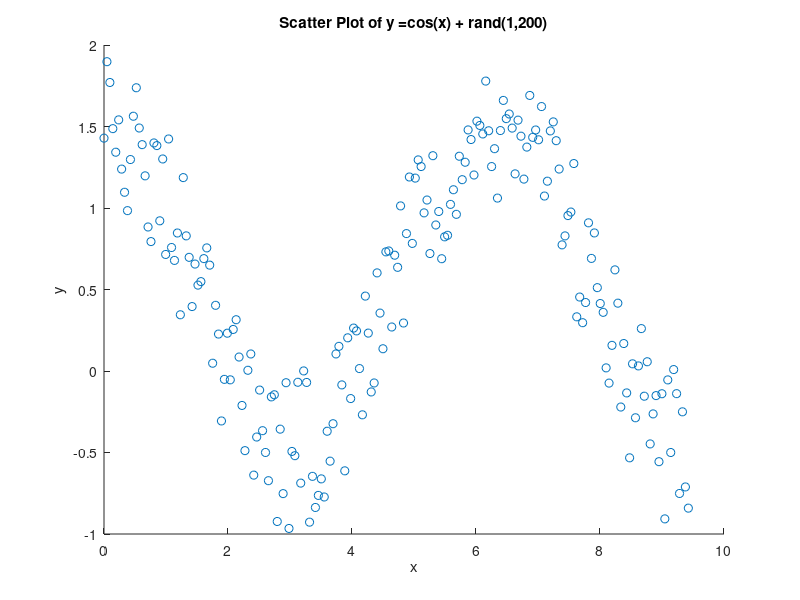

MATLAB code for this plot:


x= 0:3*pi/199:3*pi;
y = cos(x) + rand(1, 200);
scatter(x, y);
title('Scatter Plot of y =cos(x) + rand(1,200)');
xlabel('x');
ylabel('y');